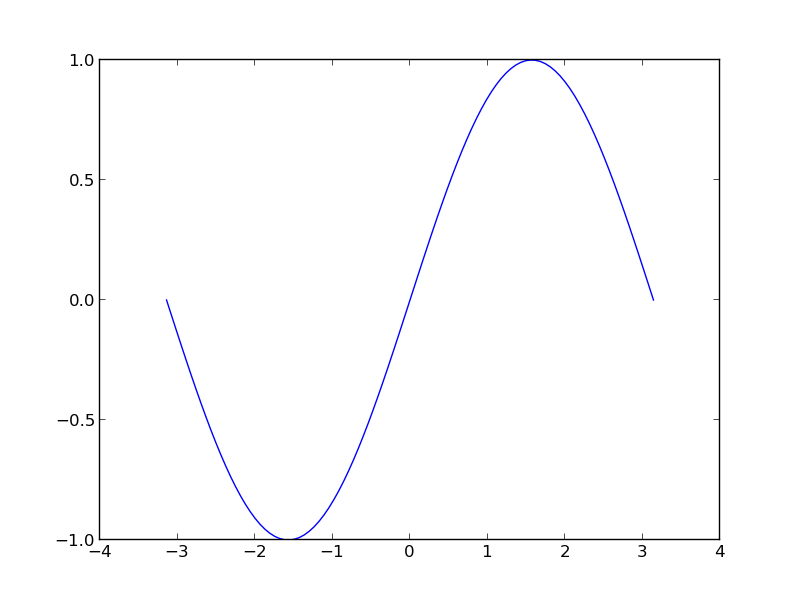

This chart was generated by the following Python code:
from pylab import *
x=linspace(-pi,pi,100)
plot(x,sin(x))
savefig('/var/www/html/python/tmp/39383938-3365-3536-2d62-3836652d3436.png')
